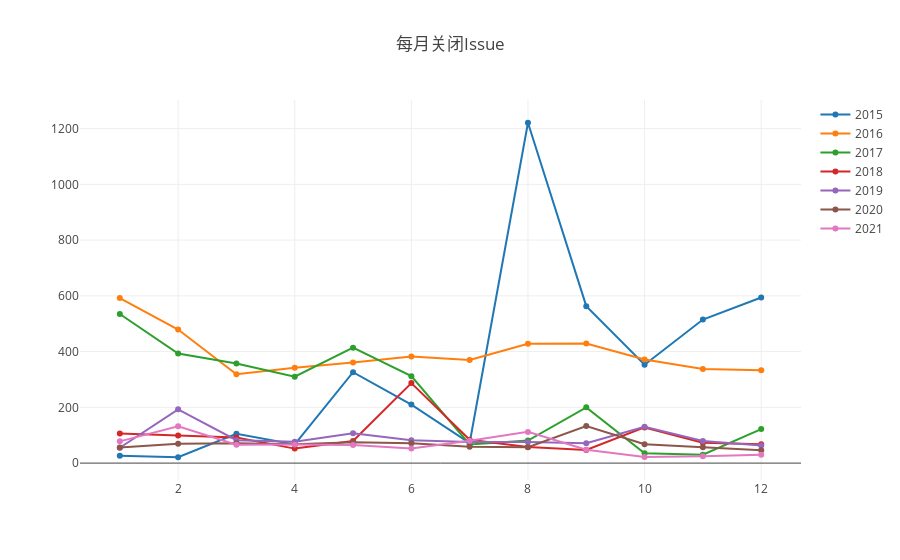

The notebook cell this image was saved under:
### Markdown cell above
# 2.2每月关闭Issue

### Code cell
Promise.all(
    years.map(year=>{
    var q = `
        SELECT  count(*) count, toMonth(created_at) month FROM 
        github_log.events
        WHERE repo_id = ${repo_id} And toYear(created_at) = ${year}
        AND type = 'IssuesEvent'
        AND action = 'closed'
        group by month
        order by month
        `
    return openDigger.driver.clickhouse.query(q)
    })
).then(values=>{
    var dataPlot = []
    var year = years[0]
    values.forEach(Oneyear=>{
        var count = []
        var month = []
        Oneyear.forEach(oneMonth=>{
            //count.push(Math.log(oneMonth['count'])) 对数似乎更加清晰因为数据不在一个量级
            count.push(oneMonth['count'])
            month.push(oneMonth['month'])
        })
        dataPlot.push({y:count, x:month, name:`${year}`})
        year += 1
    })
    openDigger.render.plotly(dataPlot, {title:'每月关闭Issue'});
    
    var table = []
    year = years[0]
    values.forEach(each=>{
        each.map(record=>{record['month']=year+'-'+record['month']})
        table.push(...each)
        year+=1
    })
    table.map(each=>{each['count']=parseInt(each['count'])})
    console.table(table)
})

### Figure 1 — Plotly figure (JSON) as saved in the notebook; plotly's stock layout.template omitted (floating-point values rounded to 4 significant figures)
{"data": [{"name": "2015", "x": [1, 2, 3, 4, 5, 6, 7, 8, 9, 10, 11, 12], "y": ["26", "21", "105", "67", "326", "210", "72", "1221", "563", "353", "515", "594"]}, {"name": "2016", "x": [1, 2, 3, 4, 5, 6, 7, 8, 9, 10, 11, 12], "y": ["592", "479", "319", "342", "361", "382", "370", "428", "429", "372", "338", "333"]}, {"name": "2017", "x": [1, 2, 3, 4, 5, 6, 7, 8, 9, 10, 11, 12], "y": ["535", "393", "357", "310", "414", "312", "67", "81", "200", "35", "30", "122"]}, {"name": "2018", "x": [1, 2, 3, 4, 5, 6, 7, 8, 9, 10, 11, 12], "y": ["106", "99", "92", "52", "79", "287", "84", "58", "47", "128", "73", "68"]}, {"name": "2019", "x": [1, 2, 3, 4, 5, 6, 7, 8, 9, 10, 11, 12], "y": ["55", "193", "82", "77", "107", "82", "76", "76", "71", "130", "79", "63"]}, {"name": "2020", "x": [1, 2, 3, 4, 5, 6, 7, 8, 9, 10, 11, 12], "y": ["56", "69", "71", "68", "75", "71", "59", "57", "133", "68", "57", "46"]}, {"name": "2021", "x": [1, 2, 3, 4, 5, 6, 7, 8, 9, 10, 11, 12], "y": ["78", "132", "66", "67", "65", "52", "80", "112", "48", "22", "25", "30"]}], "layout": {"autosize": true, "title": {"text": "每月关闭Issue"}, "xaxis": {"autorange": true, "range": [0.3092, 12.69], "type": "linear"}, "yaxis": {"autorange": true, "range": [-78.03, 1320.0], "type": "linear"}}}
